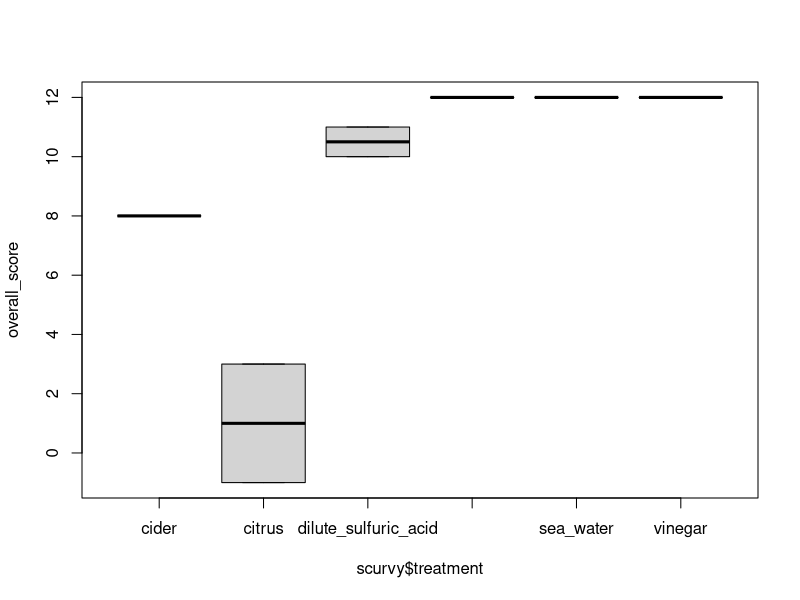

Source code (R):
scurvy <- read.table("scurvy.csv", sep = ",", header = TRUE)
scurvy

summary(scurvy)

gum_rot <- as.numeric(substr(scurvy$gum_rot_d6, start = 1, stop = 1))
gum_rot

skin_sores <- as.numeric(substr(scurvy$skin_sores_d6, start = 1, stop = 1))
skin_sores

weakness <- as.numeric(substr(scurvy$weakness_of_the_knees_d6, start = 1, stop = 1))
weakness

lassitude <- as.numeric(substr(scurvy$lassitude_d6, start = 1, stop = 1))
lassitude

fit_for_duty <- as.numeric(substr(scurvy$fit_for_duty_d6, start = 1, stop = 1))
fit_for_duty

overall_score <- gum_rot + skin_sores + weakness + lassitude - fit_for_duty
overall_score

boxplot(overall_score ~ scurvy$treatment)
